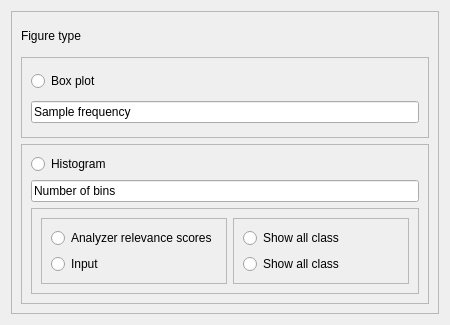
<?xml version="1.0" encoding="UTF-8"?>
<ui version="4.0">
 <class>baseLayout</class>
 <widget class="QWidget" name="baseLayout">
  <property name="geometry">
   <rect>
    <x>0</x>
    <y>0</y>
    <width>450</width>
    <height>325</height>
   </rect>
  </property>
  <property name="windowTitle">
   <string>Form</string>
  </property>
  <layout class="QGridLayout" name="gridLayout_5">
   <item row="0" column="0">
    <widget class="QFrame" name="baseFrame">
     <property name="frameShape">
      <enum>QFrame::StyledPanel</enum>
     </property>
     <property name="frameShadow">
      <enum>QFrame::Raised</enum>
     </property>
     <layout class="QGridLayout" name="gridLayout_4">
      <item row="0" column="0">
       <widget class="QLabel" name="figureTypeTitle">
        <property name="maximumSize">
         <size>
          <width>16777215</width>
          <height>30</height>
         </size>
        </property>
        <property name="text">
         <string>Figure type</string>
        </property>
       </widget>
      </item>
      <item row="1" column="0">
       <widget class="QFrame" name="boxFrame">
        <property name="frameShape">
         <enum>QFrame::StyledPanel</enum>
        </property>
        <property name="frameShadow">
         <enum>QFrame::Raised</enum>
        </property>
        <layout class="QGridLayout" name="gridLayout_2">
         <item row="0" column="0">
          <widget class="QRadioButton" name="boxRadio">
           <property name="text">
            <string>Box plot</string>
           </property>
          </widget>
         </item>
         <item row="1" column="0">
          <widget class="QLineEdit" name="boxEveryN">
           <property name="text">
            <string>Sample frequency</string>
           </property>
          </widget>
         </item>
        </layout>
       </widget>
      </item>
      <item row="2" column="0">
       <widget class="QFrame" name="histFrame">
        <property name="frameShape">
         <enum>QFrame::StyledPanel</enum>
        </property>
        <property name="frameShadow">
         <enum>QFrame::Raised</enum>
        </property>
        <layout class="QGridLayout" name="gridLayout_3">
         <item row="2" column="0">
          <widget class="QFrame" name="histDetailesFrame">
           <property name="frameShape">
            <enum>QFrame::StyledPanel</enum>
           </property>
           <property name="frameShadow">
            <enum>QFrame::Raised</enum>
           </property>
           <layout class="QGridLayout" name="gridLayout">
            <item row="0" column="0">
             <widget class="QFrame" name="frame">
              <property name="frameShape">
               <enum>QFrame::StyledPanel</enum>
              </property>
              <property name="frameShadow">
               <enum>QFrame::Raised</enum>
              </property>
              <layout class="QVBoxLayout" name="verticalLayout">
               <item>
                <widget class="QRadioButton" name="analyzerRadio">
                 <property name="text">
                  <string>Analyzer relevance scores</string>
                 </property>
                </widget>
               </item>
               <item>
                <widget class="QRadioButton" name="inputRadio">
                 <property name="text">
                  <string>Input</string>
                 </property>
                </widget>
               </item>
              </layout>
             </widget>
            </item>
            <item row="0" column="1">
             <widget class="QFrame" name="frame_2">
              <property name="frameShape">
               <enum>QFrame::StyledPanel</enum>
              </property>
              <property name="frameShadow">
               <enum>QFrame::Raised</enum>
              </property>
              <layout class="QVBoxLayout" name="verticalLayout_2">
               <item>
                <widget class="QRadioButton" name="showAllAnalyzerRadio">
                 <property name="text">
                  <string>Show all class</string>
                 </property>
                </widget>
               </item>
               <item>
                <widget class="QRadioButton" name="showAllInputRadio">
                 <property name="text">
                  <string>Show all class</string>
                 </property>
                </widget>
               </item>
              </layout>
             </widget>
            </item>
           </layout>
          </widget>
         </item>
         <item row="0" column="0">
          <widget class="QRadioButton" name="histRadio">
           <property name="text">
            <string>Histogram</string>
           </property>
          </widget>
         </item>
         <item row="1" column="0">
          <widget class="QLineEdit" name="histNumOfBins">
           <property name="text">
            <string>Number of bins</string>
           </property>
          </widget>
         </item>
        </layout>
       </widget>
      </item>
     </layout>
    </widget>
   </item>
  </layout>
 </widget>
 <resources/>
 <connections/>
</ui>
